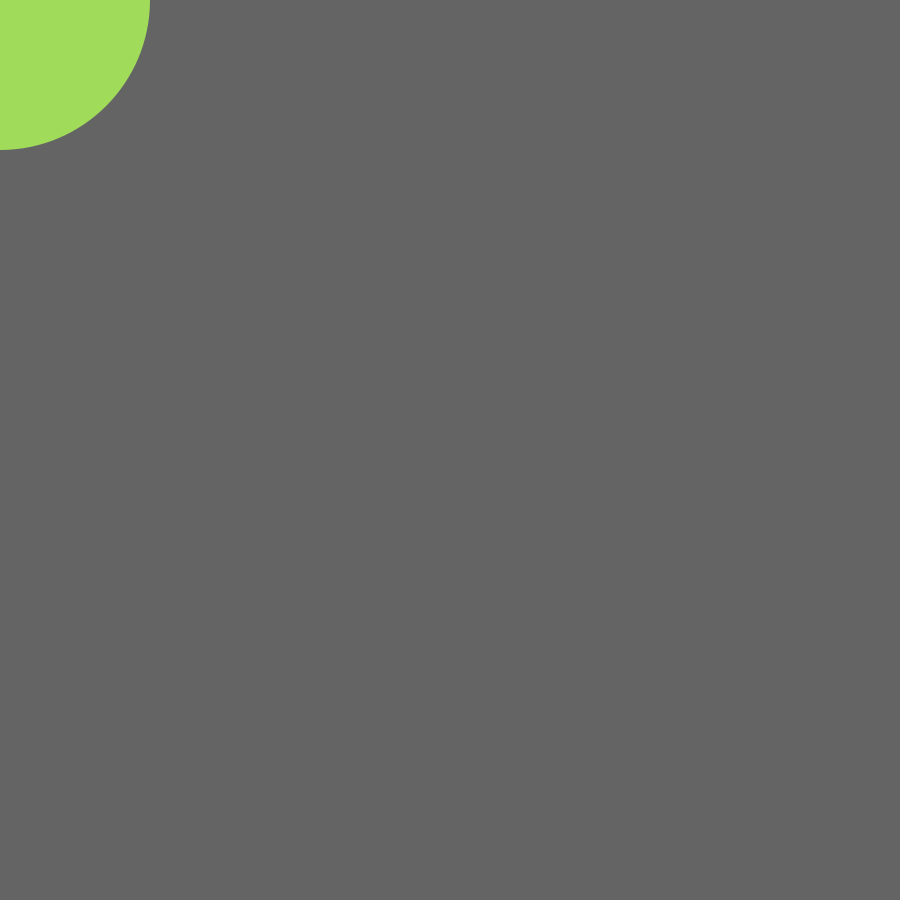
Frame 1 (no input)
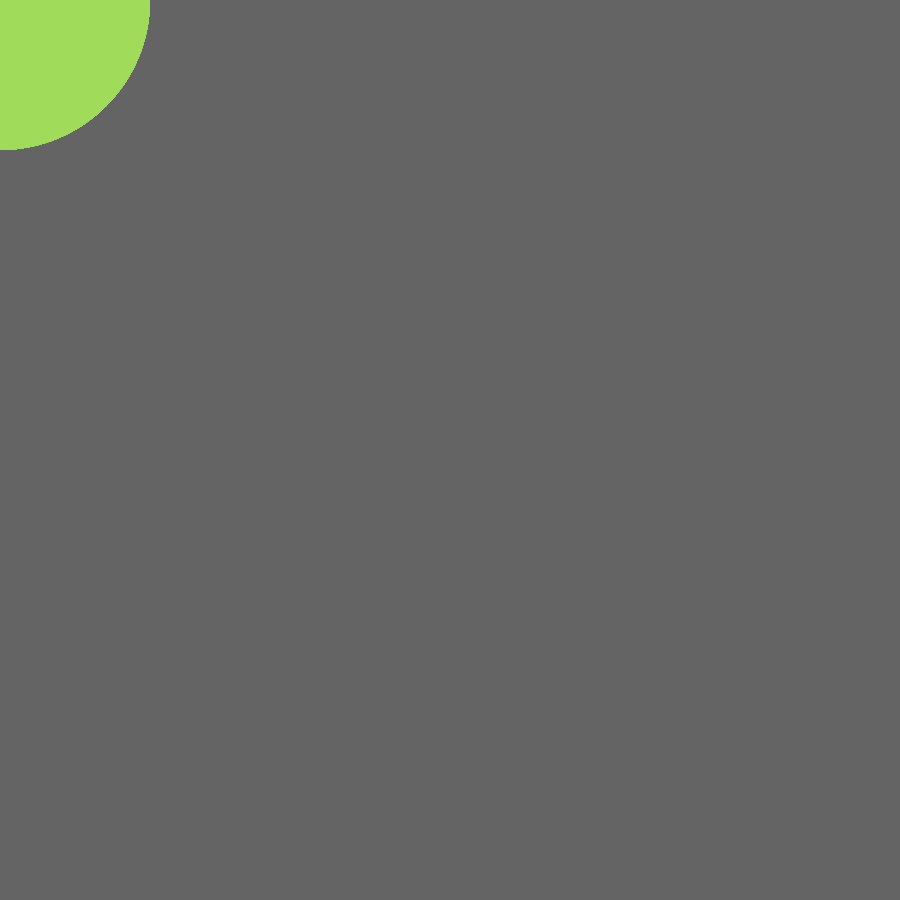
Frame 60 (the mouse pressed at the canvas centre just before this capture)
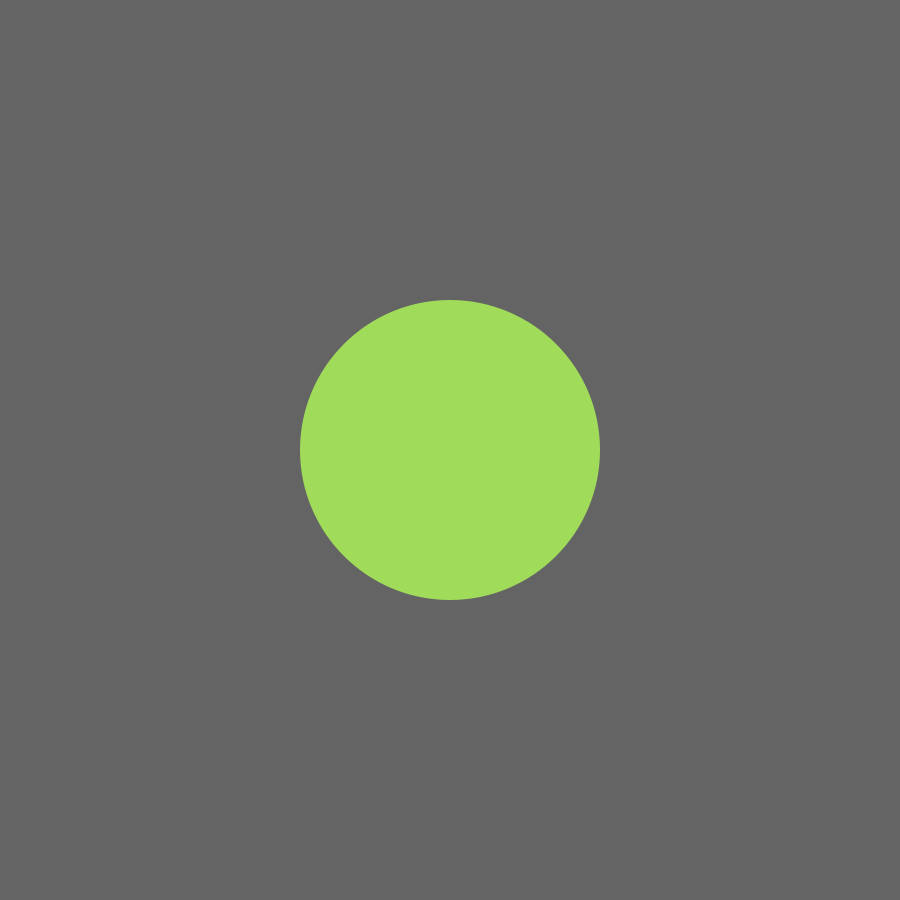
Frame 120 (the mouse held since frame 60 and released just before this capture)

The Processing sketch that drew these frames (run headless with seeded random() and noise(); from frame 60 on, the mouse is pressed at the canvas centre):

// Processing sketch: nicolass01e00
// ── nicolass01e00.pde
void setup() { //esto es una prueba
  size(900, 900);
  background(100, 100, 100);
}

void draw() {
  if (mousePressed) {
    background(100, 100, 100);
  } 

 noStroke();
  fill(160, 220, 90);
  ellipse(mouseX, mouseY, 300, 300);
}
